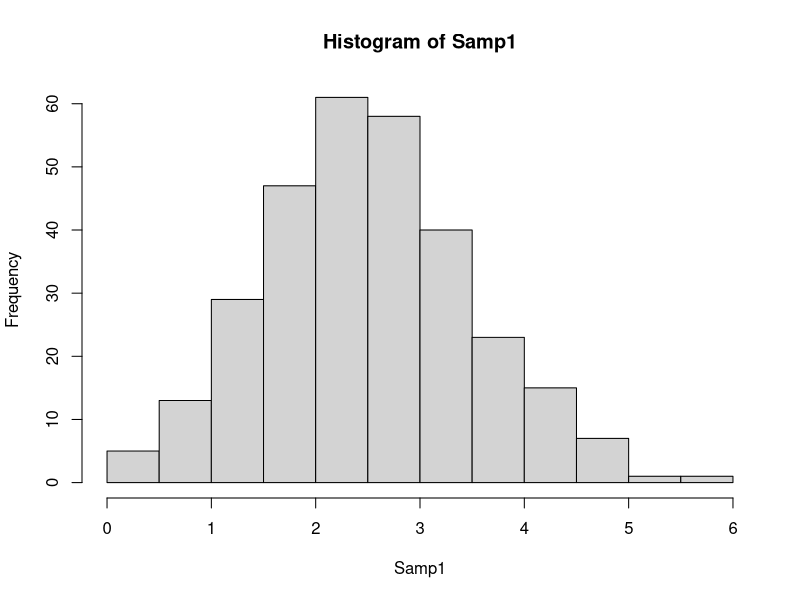
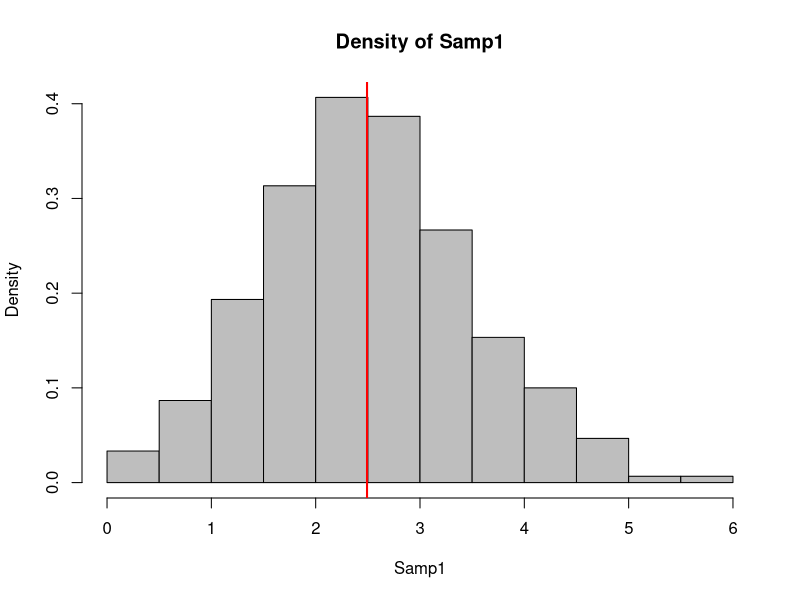
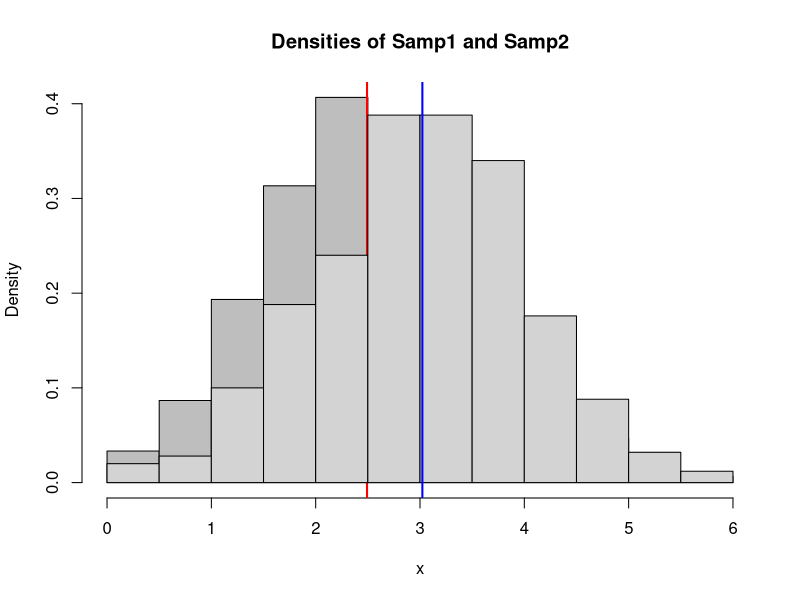
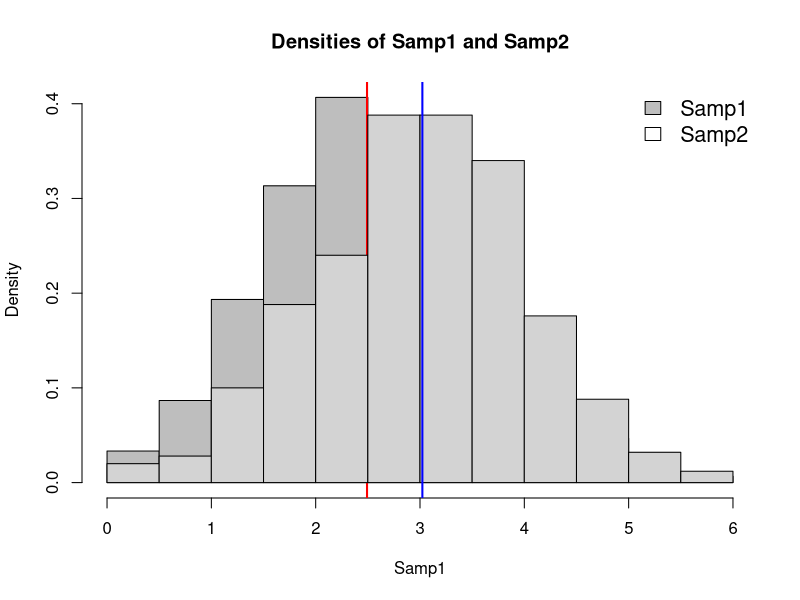
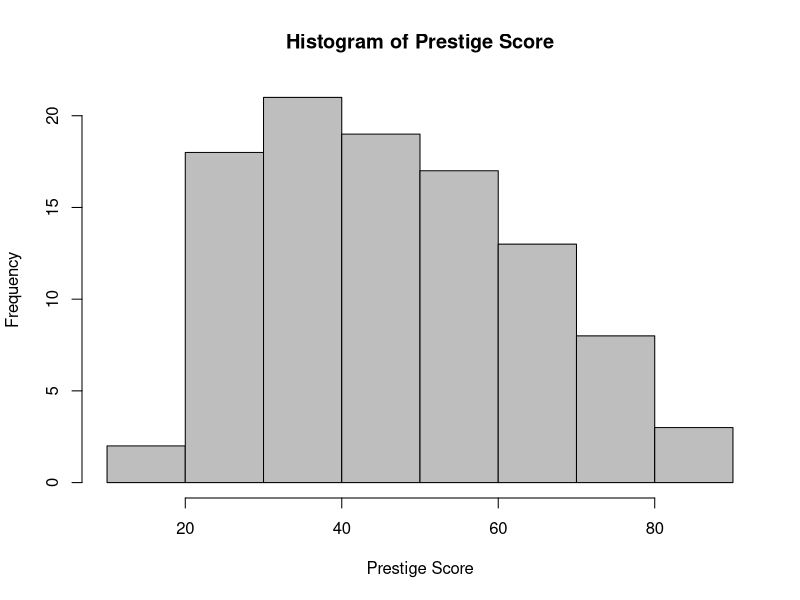
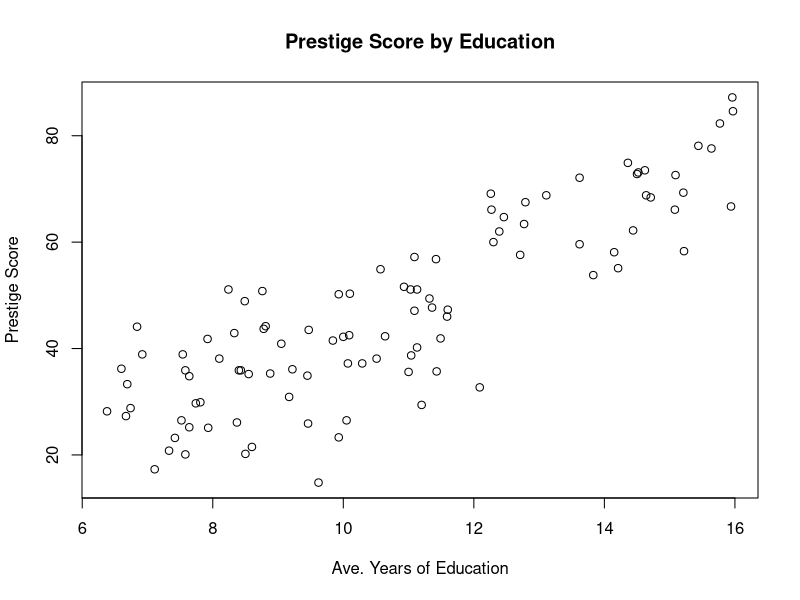
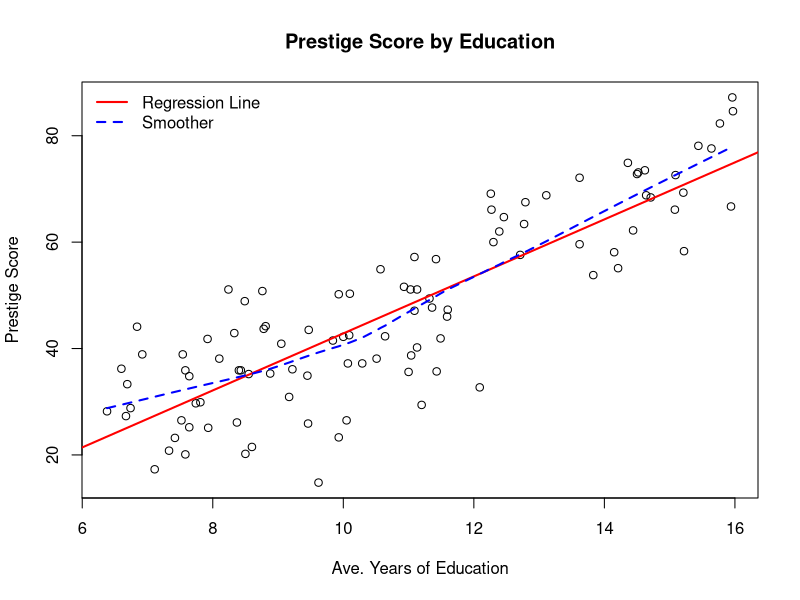
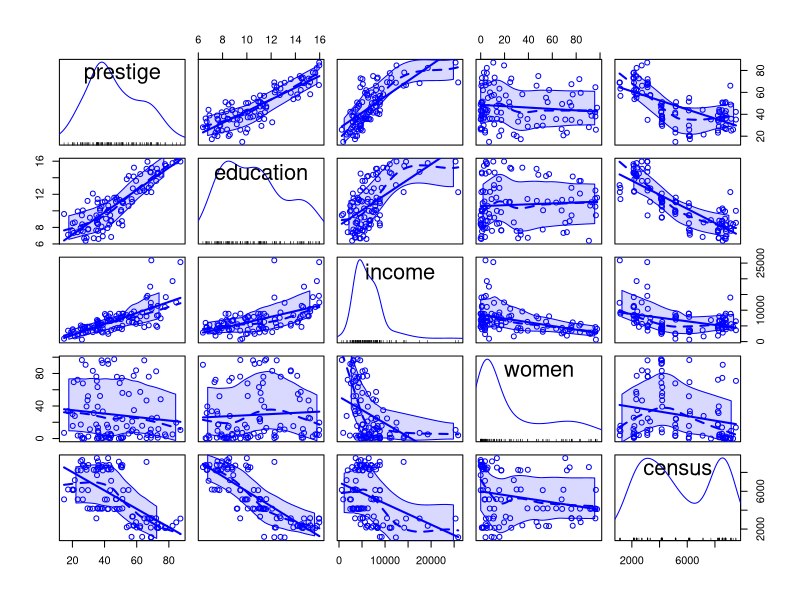

The R script that drew these images, in order:
## ---- chunk 1
knitr::opts_chunk$set(echo = FALSE)
## ---- chunk 2
set.seed(123)
oneSampData <- rnorm(100, mean = 0, sd = 1)

mean(oneSampData)
sd(oneSampData)
## ---- chunk 3
oneSampTest.0 <- t.test(oneSampData) 
oneSampTest.0
## ---- chunk 4
names(oneSampTest.0) 
oneSampTest.0$statistic
oneSampTest.0$estimate
## ---- chunk 5
oneSampTest.mu <- t.test(oneSampData, mu = 0.3)
oneSampTest.mu
## ---- chunk 6
Samp1 <- rnorm(300, mean = 2.5, sd = 1)
Samp2 <- rnorm(500, mean = 3.0, sd = 1) # notice: not the same sample size
t.test(Samp1, Samp2)  # default assump: unequal variances
## ---- chunk 7
t.test(Samp1, Samp2, var.equal = TRUE)  # default assump: unequal variances
## ---- chunk 8
t.test(Samp1, Samp2[1:300], paired = TRUE) # must be of the same sample size
## ---- chunk 9
hist(Samp1)
## ---- chunk 10
hist(Samp1, main = "Density of Samp1", freq = F, col = "grey") 
abline(v = mean(Samp1), col = "red", lwd = 2)
## ---- chunk 11
hist(Samp1, main = "Densities of Samp1 and Samp2", xlab = "x", freq = F, col = "grey") 
abline(v = mean(Samp1), col = "red", lwd = 2)
hist(Samp2, freq = F, add = T)
abline(v = mean(Samp2), col = "blue", lwd = 2)
## ---- chunk 12
hist(Samp1, main = "Densities of Samp1 and Samp2", freq = F, col = "grey") 
abline(v = mean(Samp1), col = "red", lwd = 2)
hist(Samp2, freq = F, add = T)
abline(v = mean(Samp2), col = "blue", lwd = 2)
legend("topright", legend = c("Samp1", "Samp2"),
       fill = c("grey","white"), bty = "n", cex = 1.3)
## ---- chunk 13
# install.packages("car", dependencies=TRUE)
library(car)
data(Prestige) # load the data
str(Prestige)
## ---- chunk 14
summary(Prestige)
## ---- chunk 15
Prestige[is.na(Prestige$type),]
## ---- chunk 16
which(is.na(Prestige$type))  # gives index numbers of the NAs in the vector
rownames(Prestige)[which(is.na(Prestige$type))]             # find the row names at those indexes
## ---- chunk 17
Prestige[c(53, 63, 67),"type"] <- rep("bc", 3)
summary(Prestige$type)
## ---- chunk 18
Prestige <- na.omit(Prestige) 
summary(Prestige$type)
## ---- chunk 19
hist(Prestige$prestige, col = "grey", 
     main = "Histogram of Prestige Score", xlab = "Prestige Score")
## ---- chunk 20
plot(Prestige$education, Prestige$prestige,
     main = "Prestige Score by Education",
     xlab = "Ave. Years of Education", ylab = "Prestige Score")
## ---- chunk 21
plot(Prestige$education, Prestige$prestige,
     main = "Prestige Score by Education",
     xlab = "Ave. Years of Education", ylab = "Prestige Score")
abline(reg = lm(prestige ~ education, data = Prestige), col = "red", lwd = 2)
lines(lowess(Prestige$education, Prestige$prestige), col = "blue", lty = 2, lwd = 2)
legend("topleft",legend = c("Regression Line", "Smoother"), col = c("red","blue"),
       lwd = c(2,2), lty = c(1,2), bty = "n")
## ---- chunk 22
# Use direct ordering of the varaibles to control how they are plotted
scatterplotMatrix(Prestige[,c("prestige","education","income","women","census")])
## ---- chunk 23
boxplot(prestige ~ type, data = Prestige, col = "grey",
        main = "Distribution of Prestige Score by Types",
        xlab = "Occupation Types", ylab = "Prestige Score")
## ---- chunk 24
myReg <- lm(prestige ~ education + income + women, data = Prestige)
myReg
names(myReg)
## ---- chunk 25
summary(myReg)
## ---- chunk 26
sum.myReg = summary(myReg)
names(sum.myReg) # show different contents

names(myReg) # this is what we had previously
## ---- chunk 27
confint(myReg, 'income', level=0.95)
## ---- chunk 28
confint(myReg, level=0.95)
## ---- chunk 29
mod = update(myReg, ~ . + type); summary(mod)
## ---- chunk 30
levels(Prestige$type)
Prestige$type = relevel(Prestige$type, "prof")

levels(Prestige$type)
## ---- chunk 31
mod = update(myReg, ~ . + type); summary(mod)
## ---- chunk 32
par(mfrow = c(2, 2), oma = c(0, 0, 2, 0))
plot(myReg)
## ---- chunk 33
newData = data.frame(education=13.2, income=12000, women=12)
predict(myReg, newData, interval="predict")
